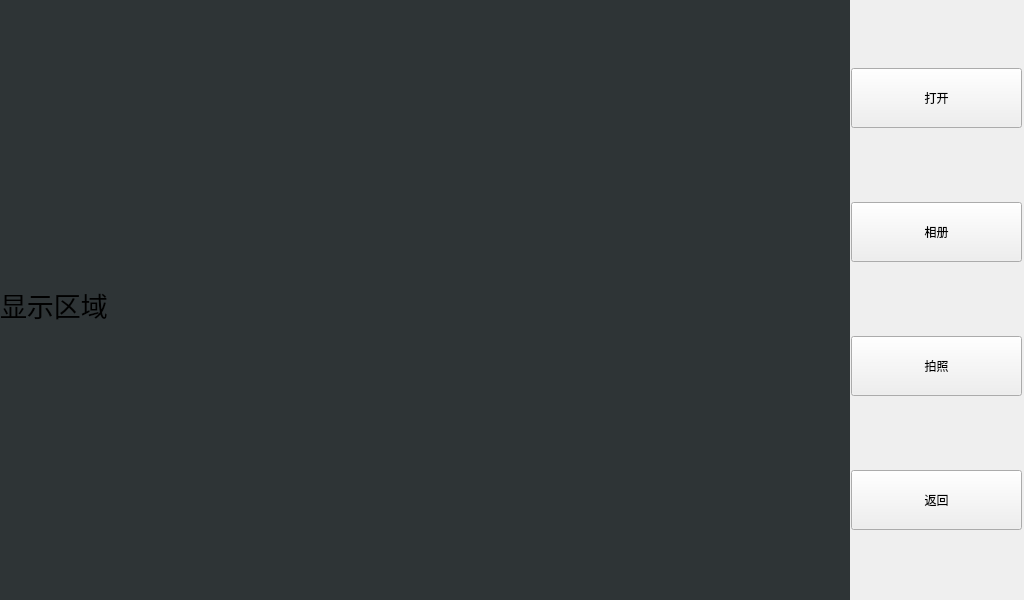
<?xml version="1.0" encoding="UTF-8"?>
<ui version="4.0">
 <class>Widget</class>
 <widget class="QWidget" name="Widget">
  <property name="geometry">
   <rect>
    <x>0</x>
    <y>0</y>
    <width>1024</width>
    <height>600</height>
   </rect>
  </property>
  <property name="windowTitle">
   <string>Widget</string>
  </property>
  <widget class="QLabel" name="label">
   <property name="geometry">
    <rect>
     <x>0</x>
     <y>0</y>
     <width>850</width>
     <height>610</height>
    </rect>
   </property>
   <property name="font">
    <font>
     <pointsize>20</pointsize>
    </font>
   </property>
   <property name="styleSheet">
    <string notr="true">background-color:rgb(46, 52, 54);</string>
   </property>
   <property name="text">
    <string>显示区域</string>
   </property>
  </widget>
  <widget class="QWidget" name="layoutWidget">
   <property name="geometry">
    <rect>
     <x>851</x>
     <y>0</y>
     <width>171</width>
     <height>601</height>
    </rect>
   </property>
   <layout class="QVBoxLayout" name="verticalLayout">
    <item>
     <widget class="QPushButton" name="pushButton_open">
      <property name="minimumSize">
       <size>
        <width>150</width>
        <height>60</height>
       </size>
      </property>
      <property name="text">
       <string>打开</string>
      </property>
     </widget>
    </item>
    <item>
     <widget class="QPushButton" name="pushButton_photos">
      <property name="minimumSize">
       <size>
        <width>150</width>
        <height>60</height>
       </size>
      </property>
      <property name="text">
       <string>相册</string>
      </property>
     </widget>
    </item>
    <item>
     <widget class="QPushButton" name="pushButton_take">
      <property name="minimumSize">
       <size>
        <width>150</width>
        <height>60</height>
       </size>
      </property>
      <property name="text">
       <string>拍照</string>
      </property>
     </widget>
    </item>
    <item>
     <widget class="QPushButton" name="pushButton_back">
      <property name="minimumSize">
       <size>
        <width>150</width>
        <height>60</height>
       </size>
      </property>
      <property name="text">
       <string>返回</string>
      </property>
     </widget>
    </item>
   </layout>
  </widget>
 </widget>
 <resources/>
 <connections/>
</ui>
